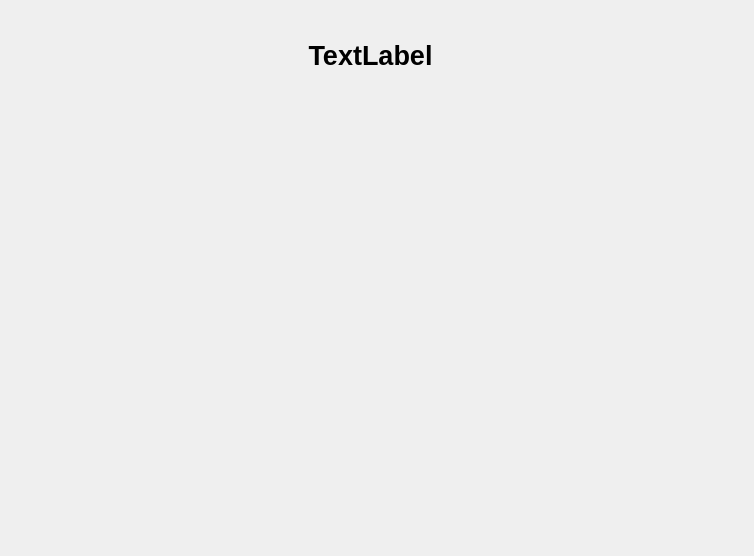
<?xml version="1.0" encoding="UTF-8"?>
<ui version="4.0">
 <class>PerformanceGraphWindow</class>
 <widget class="QDialog" name="PerformanceGraphWindow">
  <property name="geometry">
   <rect>
    <x>0</x>
    <y>0</y>
    <width>754</width>
    <height>556</height>
   </rect>
  </property>
  <property name="windowTitle">
   <string>Dialog</string>
  </property>
  <widget class="QWidget" name="plotContainer" native="true">
   <property name="geometry">
    <rect>
     <x>20</x>
     <y>100</y>
     <width>711</width>
     <height>401</height>
    </rect>
   </property>
   <property name="font">
    <font>
     <family>Segoe UI</family>
     <pointsize>12</pointsize>
     <bold>true</bold>
    </font>
   </property>
  </widget>
  <widget class="QLabel" name="label">
   <property name="geometry">
    <rect>
     <x>40</x>
     <y>20</y>
     <width>661</width>
     <height>71</height>
    </rect>
   </property>
   <property name="font">
    <font>
     <pointsize>20</pointsize>
     <bold>true</bold>
    </font>
   </property>
   <property name="text">
    <string>TextLabel</string>
   </property>
   <property name="alignment">
    <set>Qt::AlignmentFlag::AlignCenter</set>
   </property>
  </widget>
 </widget>
 <resources/>
 <connections/>
</ui>
